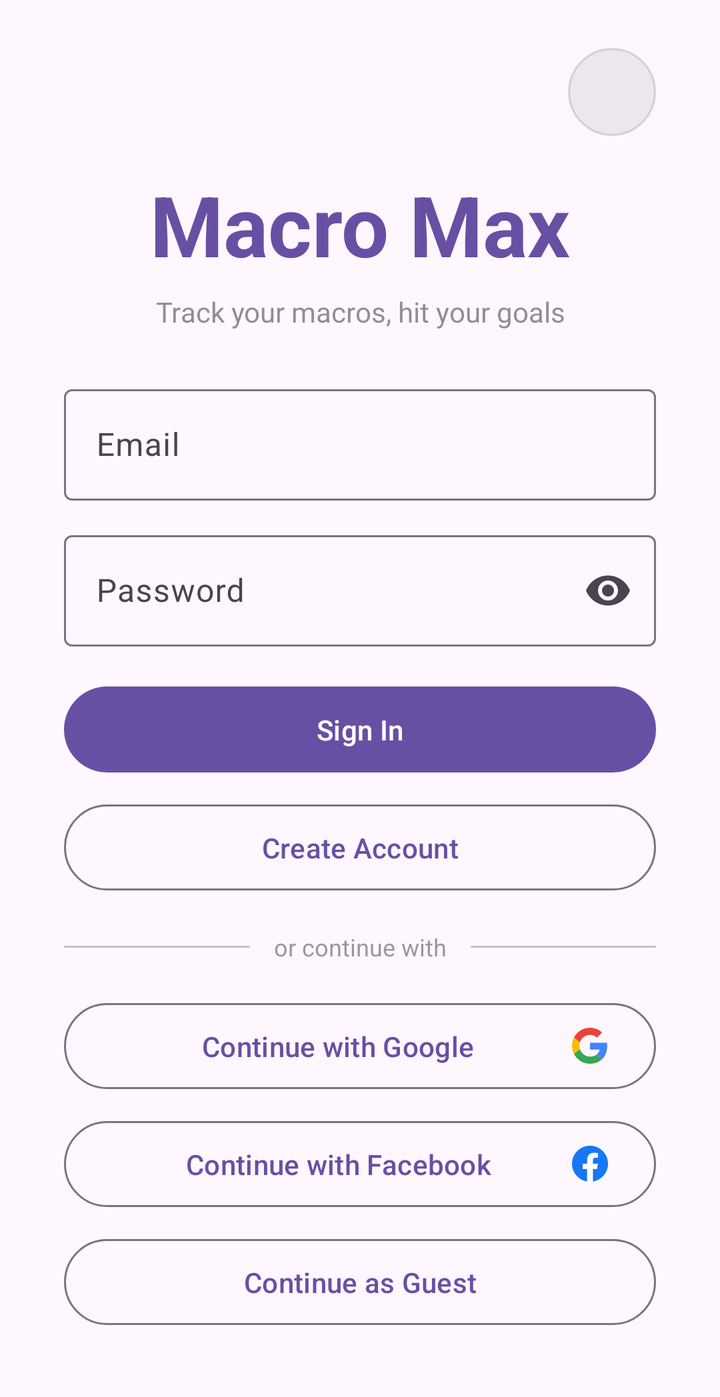
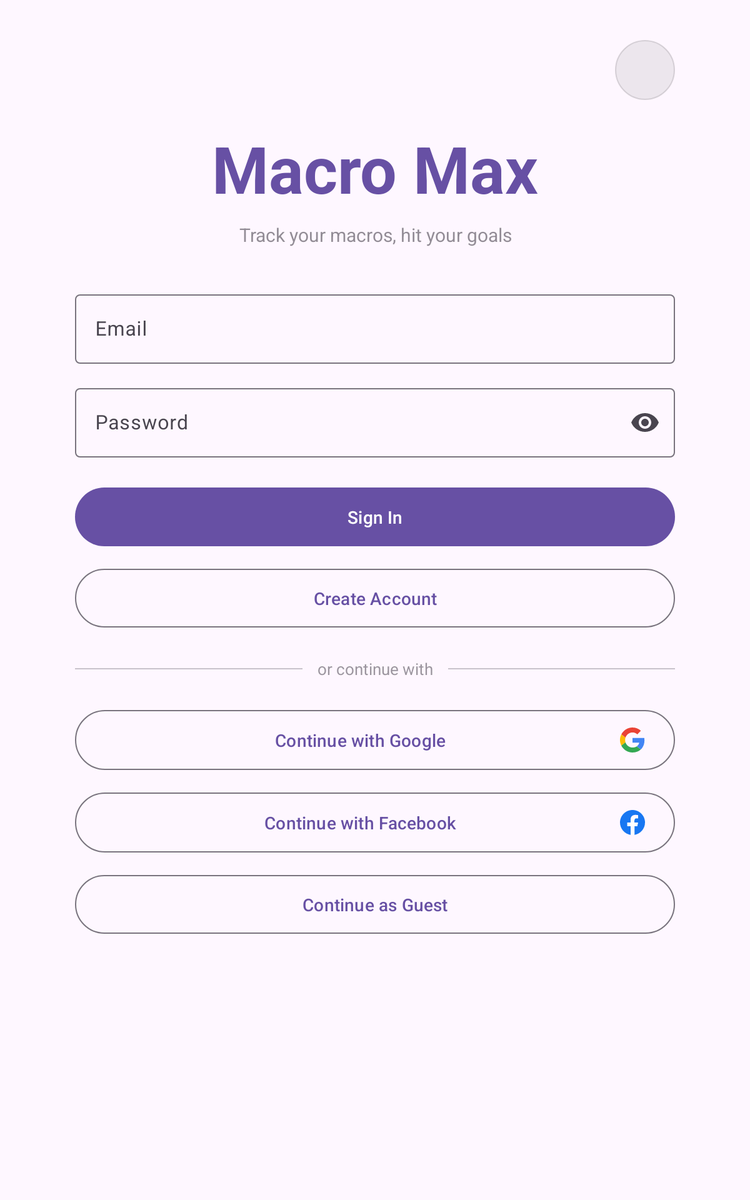

One screen, two layout resources from the same app: the default and the repository's alternative for another configuration. Each is rendered where Android would select it; the XML of both is given below.
<!-- AndroidManifest.xml: application theme Theme.MacroMax -->
<!-- res/layout/activity_login.xml -->
<?xml version="1.0" encoding="utf-8"?>
<ScrollView xmlns:android="http://schemas.android.com/apk/res/android"
    xmlns:app="http://schemas.android.com/apk/res-auto"
    android:layout_width="match_parent"
    android:layout_height="match_parent"
    android:fillViewport="true">

    <androidx.constraintlayout.widget.ConstraintLayout
        android:layout_width="match_parent"
        android:layout_height="wrap_content"
        android:paddingHorizontal="32dp"
        android:paddingTop="24dp"
        android:paddingBottom="32dp">

        <TextView
            android:id="@+id/btnLanguage"
            android:layout_width="44dp"
            android:layout_height="44dp"
            android:gravity="center"
            android:textSize="24sp"
            android:background="@drawable/bg_flag_button"
            android:clickable="true"
            android:focusable="true"
            app:layout_constraintTop_toTopOf="parent"
            app:layout_constraintEnd_toEndOf="parent" />

        <TextView
            android:id="@+id/tvAppName"
            android:layout_width="wrap_content"
            android:layout_height="wrap_content"
            android:text="@string/app_name"
            android:textSize="42sp"
            android:textStyle="bold"
            android:textColor="?attr/colorPrimary"
            android:layout_marginTop="16dp"
            app:layout_constraintTop_toBottomOf="@id/btnLanguage"
            app:layout_constraintStart_toStartOf="parent"
            app:layout_constraintEnd_toEndOf="parent" />

        <TextView
            android:id="@+id/tvTagline"
            android:layout_width="wrap_content"
            android:layout_height="wrap_content"
            android:text="@string/login_tagline"
            android:textSize="14sp"
            android:alpha="0.6"
            android:gravity="center"
            app:layout_constraintTop_toBottomOf="@id/tvAppName"
            app:layout_constraintStart_toStartOf="parent"
            app:layout_constraintEnd_toEndOf="parent"
            android:layout_marginTop="6dp" />

        <com.google.android.material.textfield.TextInputLayout
            android:id="@+id/tilEmail"
            style="@style/Widget.Material3.TextInputLayout.OutlinedBox"
            android:layout_width="0dp"
            android:layout_height="wrap_content"
            android:hint="@string/hint_email"
            app:layout_constraintTop_toBottomOf="@id/tvTagline"
            app:layout_constraintStart_toStartOf="parent"
            app:layout_constraintEnd_toEndOf="parent"
            android:layout_marginTop="24dp">

            <com.google.android.material.textfield.TextInputEditText
                android:id="@+id/etEmail"
                android:layout_width="match_parent"
                android:layout_height="wrap_content"
                android:inputType="textEmailAddress"
                android:imeOptions="actionNext" />
        </com.google.android.material.textfield.TextInputLayout>

        <com.google.android.material.textfield.TextInputLayout
            android:id="@+id/tilPassword"
            style="@style/Widget.Material3.TextInputLayout.OutlinedBox"
            android:layout_width="0dp"
            android:layout_height="wrap_content"
            android:hint="@string/hint_password"
            app:endIconMode="password_toggle"
            app:layout_constraintTop_toBottomOf="@id/tilEmail"
            app:layout_constraintStart_toStartOf="parent"
            app:layout_constraintEnd_toEndOf="parent"
            android:layout_marginTop="12dp">

            <com.google.android.material.textfield.TextInputEditText
                android:id="@+id/etPassword"
                android:layout_width="match_parent"
                android:layout_height="wrap_content"
                android:inputType="textPassword"
                android:imeOptions="actionDone" />
        </com.google.android.material.textfield.TextInputLayout>

        <com.google.android.material.button.MaterialButton
            android:id="@+id/btnSignIn"
            android:layout_width="0dp"
            android:layout_height="wrap_content"
            android:text="@string/btn_sign_in"
            android:paddingVertical="12dp"
            app:layout_constraintTop_toBottomOf="@id/tilPassword"
            app:layout_constraintStart_toStartOf="parent"
            app:layout_constraintEnd_toEndOf="parent"
            android:layout_marginTop="16dp" />

        <com.google.android.material.button.MaterialButton
            android:id="@+id/btnSignUp"
            style="@style/Widget.Material3.Button.OutlinedButton"
            android:layout_width="0dp"
            android:layout_height="wrap_content"
            android:text="@string/btn_create_account"
            android:paddingVertical="12dp"
            app:layout_constraintTop_toBottomOf="@id/btnSignIn"
            app:layout_constraintStart_toStartOf="parent"
            app:layout_constraintEnd_toEndOf="parent"
            android:layout_marginTop="8dp" />

        <View
            android:id="@+id/dividerLeft"
            android:layout_width="0dp"
            android:layout_height="1dp"
            android:background="?attr/colorOutline"
            android:alpha="0.4"
            app:layout_constraintTop_toTopOf="@id/tvOr"
            app:layout_constraintBottom_toBottomOf="@id/tvOr"
            app:layout_constraintStart_toStartOf="parent"
            app:layout_constraintEnd_toStartOf="@id/tvOr"
            android:layout_marginEnd="12dp" />

        <TextView
            android:id="@+id/tvOr"
            android:layout_width="wrap_content"
            android:layout_height="wrap_content"
            android:text="@string/or_continue_with"
            android:textSize="12sp"
            android:alpha="0.55"
            app:layout_constraintTop_toBottomOf="@id/btnSignUp"
            app:layout_constraintStart_toStartOf="parent"
            app:layout_constraintEnd_toEndOf="parent"
            android:layout_marginTop="16dp" />

        <View
            android:id="@+id/dividerRight"
            android:layout_width="0dp"
            android:layout_height="1dp"
            android:background="?attr/colorOutline"
            android:alpha="0.4"
            app:layout_constraintTop_toTopOf="@id/tvOr"
            app:layout_constraintBottom_toBottomOf="@id/tvOr"
            app:layout_constraintStart_toEndOf="@id/tvOr"
            app:layout_constraintEnd_toEndOf="parent"
            android:layout_marginStart="12dp" />

        <com.google.android.material.button.MaterialButton
            android:id="@+id/btnGoogle"
            style="@style/Widget.Material3.Button.OutlinedButton"
            android:layout_width="0dp"
            android:layout_height="wrap_content"
            android:text="@string/btn_google"
            android:paddingVertical="12dp"
            app:icon="@drawable/ic_google"
            app:iconSize="18dp"
            app:iconGravity="end"
            app:iconTint="@null"
            app:layout_constraintTop_toBottomOf="@id/tvOr"
            app:layout_constraintStart_toStartOf="parent"
            app:layout_constraintEnd_toEndOf="parent"
            android:layout_marginTop="16dp" />

        <com.google.android.material.button.MaterialButton
            android:id="@+id/btnFacebook"
            style="@style/Widget.Material3.Button.OutlinedButton"
            android:layout_width="0dp"
            android:layout_height="wrap_content"
            android:text="@string/btn_facebook"
            android:paddingVertical="12dp"
            app:icon="@drawable/ic_facebook"
            app:iconSize="18dp"
            app:iconGravity="end"
            app:iconTint="@null"
            app:layout_constraintTop_toBottomOf="@id/btnGoogle"
            app:layout_constraintStart_toStartOf="parent"
            app:layout_constraintEnd_toEndOf="parent"
            android:layout_marginTop="8dp" />

        <com.google.android.material.button.MaterialButton
            android:id="@+id/btnGuest"
            style="@style/Widget.Material3.Button.OutlinedButton"
            android:layout_width="0dp"
            android:layout_height="wrap_content"
            android:text="@string/btn_guest"
            android:paddingVertical="12dp"
            app:layout_constraintTop_toBottomOf="@id/btnFacebook"
            app:layout_constraintStart_toStartOf="parent"
            app:layout_constraintEnd_toEndOf="parent"
            app:layout_constraintBottom_toBottomOf="parent"
            android:layout_marginTop="8dp" />

    </androidx.constraintlayout.widget.ConstraintLayout>
</ScrollView>
<!-- resources referenced by this layout -->
<resources>
  <!-- drawable bg_flag_button (drawable) -->
  <?xml version="1.0" encoding="utf-8"?>
  <shape xmlns:android="http://schemas.android.com/apk/res/android"
      android:shape="oval">
      <solid android:color="@color/icon_surface" />
      <stroke android:width="1dp" android:color="@color/icon_surface_stroke" />
  </shape>
  <!-- drawable ic_facebook (drawable) -->
  <?xml version="1.0" encoding="utf-8"?>
  <vector xmlns:android="http://schemas.android.com/apk/res/android"
      android:width="18dp"
      android:height="18dp"
      android:viewportWidth="24"
      android:viewportHeight="24">
      <path
          android:fillColor="#1877F2"
          android:pathData="M24 12c0-6.627-5.373-12-12-12S0 5.373 0 12c0 5.99 4.388 10.954 10.125 11.854V15.47H7.078V12h3.047V9.356c0-3.007 1.792-4.669 4.533-4.669 1.312 0 2.686 0.235 2.686 0.235v2.953H15.83c-1.491 0-1.956 0.925-1.956 1.874V12h3.328l-0.532 3.469h-2.796v8.385C19.612 22.954 24 17.99 24 12z"/>
      <path
          android:fillColor="#FFFFFF"
          android:pathData="M16.671 15.469L17.203 12h-3.328v-2.251c0-0.949 0.465-1.874 1.956-1.874h1.514V6.922s-1.374-0.235-2.686-0.235c-2.741 0-4.533 1.662-4.533 4.669V12H7.078v3.469h3.047v8.385a12.09 12.09 0 0 0 3.75 0V15.47h2.796z"/>
  </vector>
  <!-- drawable ic_google (drawable) -->
  <?xml version="1.0" encoding="utf-8"?>
  <vector xmlns:android="http://schemas.android.com/apk/res/android"
      android:width="18dp"
      android:height="18dp"
      android:viewportWidth="48"
      android:viewportHeight="48">
      <path
          android:fillColor="#EA4335"
          android:pathData="M24 9.5c3.54 0 6.71 1.22 9.21 3.6l6.85-6.85C35.9 2.38 30.47 0 24 0 14.62 0 6.51 5.38 2.56 13.22l7.98 6.19C12.43 13.72 17.74 9.5 24 9.5z"/>
      <path
          android:fillColor="#4285F4"
          android:pathData="M46.98 24.55c0-1.57-0.15-3.09-0.38-4.55H24v9.02h12.94c-0.58 2.96-2.26 5.48-4.78 7.18l7.73 6c4.51-4.18 7.09-10.36 7.09-17.65z"/>
      <path
          android:fillColor="#FBBC05"
          android:pathData="M10.53 28.59c-0.48-1.45-0.76-2.99-0.76-4.59s0.27-3.14 0.76-4.59l-7.98-6.19C0.92 16.46 0 20.12 0 24c0 3.88 0.92 7.54 2.56 10.78l7.97-6.19z"/>
      <path
          android:fillColor="#34A853"
          android:pathData="M24 48c6.48 0 11.93-2.13 15.89-5.81l-7.73-6c-2.15 1.45-4.92 2.3-8.16 2.3-6.26 0-11.57-4.22-13.47-9.91l-7.98 6.19C6.51 42.62 14.62 48 24 48z"/>
  </vector>
  <string name="app_name">Macro Max</string>
  <string name="btn_create_account">Create Account</string>
  <string name="btn_facebook">Continue with Facebook</string>
  <string name="btn_google">Continue with Google</string>
  <string name="btn_guest">Continue as Guest</string>
  <string name="btn_sign_in">Sign In</string>
  <string name="hint_email">Email</string>
  <string name="hint_password">Password</string>
  <string name="login_tagline">Track your macros, hit your goals</string>
  <string name="or_continue_with">or continue with</string>
  <style name="Theme.MacroMax" parent="Base.Theme.MacroMax" />
  <color name="icon_surface">#12000000</color>
  <color name="icon_surface_stroke">#22000000</color>
  <style name="Base.Theme.MacroMax" parent="Theme.Material3.DayNight.NoActionBar">
          
          
      </style>
</resources>
<!-- res/layout-sw600dp/activity_login.xml (the repository's variant of the layout above) -->
<!-- drawn on a 7-inch tablet held upright -->
<?xml version="1.0" encoding="utf-8"?>
<ScrollView xmlns:android="http://schemas.android.com/apk/res/android"
    xmlns:app="http://schemas.android.com/apk/res-auto"
    android:layout_width="match_parent"
    android:layout_height="match_parent"
    android:fillViewport="true">

    <LinearLayout
        android:layout_width="match_parent"
        android:layout_height="wrap_content"
        android:orientation="vertical"
        android:gravity="center_horizontal"
        android:paddingTop="32dp"
        android:paddingBottom="48dp">

        
        <androidx.constraintlayout.widget.ConstraintLayout
            android:layout_width="match_parent"
            android:layout_height="wrap_content"
            android:maxWidth="480dp"
            android:layout_marginHorizontal="48dp">

            <TextView
                android:id="@+id/btnLanguage"
                android:layout_width="48dp"
                android:layout_height="48dp"
                android:gravity="center"
                android:textSize="26sp"
                android:background="@drawable/bg_flag_button"
                android:clickable="true"
                android:focusable="true"
                app:layout_constraintTop_toTopOf="parent"
                app:layout_constraintEnd_toEndOf="parent" />

            <TextView
                android:id="@+id/tvAppName"
                android:layout_width="wrap_content"
                android:layout_height="wrap_content"
                android:text="@string/app_name"
                android:textSize="52sp"
                android:textStyle="bold"
                android:textColor="?attr/colorPrimary"
                android:layout_marginTop="20dp"
                app:layout_constraintTop_toBottomOf="@id/btnLanguage"
                app:layout_constraintStart_toStartOf="parent"
                app:layout_constraintEnd_toEndOf="parent" />

            <TextView
                android:id="@+id/tvTagline"
                android:layout_width="wrap_content"
                android:layout_height="wrap_content"
                android:text="@string/login_tagline"
                android:textSize="15sp"
                android:alpha="0.6"
                android:gravity="center"
                app:layout_constraintTop_toBottomOf="@id/tvAppName"
                app:layout_constraintStart_toStartOf="parent"
                app:layout_constraintEnd_toEndOf="parent"
                android:layout_marginTop="8dp" />

            <com.google.android.material.textfield.TextInputLayout
                android:id="@+id/tilEmail"
                style="@style/Widget.Material3.TextInputLayout.OutlinedBox"
                android:layout_width="0dp"
                android:layout_height="wrap_content"
                android:hint="@string/hint_email"
                app:layout_constraintTop_toBottomOf="@id/tvTagline"
                app:layout_constraintStart_toStartOf="parent"
                app:layout_constraintEnd_toEndOf="parent"
                android:layout_marginTop="32dp">

                <com.google.android.material.textfield.TextInputEditText
                    android:id="@+id/etEmail"
                    android:layout_width="match_parent"
                    android:layout_height="wrap_content"
                    android:inputType="textEmailAddress"
                    android:imeOptions="actionNext" />
            </com.google.android.material.textfield.TextInputLayout>

            <com.google.android.material.textfield.TextInputLayout
                android:id="@+id/tilPassword"
                style="@style/Widget.Material3.TextInputLayout.OutlinedBox"
                android:layout_width="0dp"
                android:layout_height="wrap_content"
                android:hint="@string/hint_password"
                app:endIconMode="password_toggle"
                app:layout_constraintTop_toBottomOf="@id/tilEmail"
                app:layout_constraintStart_toStartOf="parent"
                app:layout_constraintEnd_toEndOf="parent"
                android:layout_marginTop="14dp">

                <com.google.android.material.textfield.TextInputEditText
                    android:id="@+id/etPassword"
                    android:layout_width="match_parent"
                    android:layout_height="wrap_content"
                    android:inputType="textPassword"
                    android:imeOptions="actionDone" />
            </com.google.android.material.textfield.TextInputLayout>

            <com.google.android.material.button.MaterialButton
                android:id="@+id/btnSignIn"
                android:layout_width="0dp"
                android:layout_height="wrap_content"
                android:text="@string/btn_sign_in"
                android:paddingVertical="14dp"
                app:layout_constraintTop_toBottomOf="@id/tilPassword"
                app:layout_constraintStart_toStartOf="parent"
                app:layout_constraintEnd_toEndOf="parent"
                android:layout_marginTop="20dp" />

            <com.google.android.material.button.MaterialButton
                android:id="@+id/btnSignUp"
                style="@style/Widget.Material3.Button.OutlinedButton"
                android:layout_width="0dp"
                android:layout_height="wrap_content"
                android:text="@string/btn_create_account"
                android:paddingVertical="14dp"
                app:layout_constraintTop_toBottomOf="@id/btnSignIn"
                app:layout_constraintStart_toStartOf="parent"
                app:layout_constraintEnd_toEndOf="parent"
                android:layout_marginTop="10dp" />

            <View
                android:id="@+id/dividerLeft"
                android:layout_width="0dp"
                android:layout_height="1dp"
                android:background="?attr/colorOutline"
                android:alpha="0.4"
                app:layout_constraintTop_toTopOf="@id/tvOr"
                app:layout_constraintBottom_toBottomOf="@id/tvOr"
                app:layout_constraintStart_toStartOf="parent"
                app:layout_constraintEnd_toStartOf="@id/tvOr"
                android:layout_marginEnd="12dp" />

            <TextView
                android:id="@+id/tvOr"
                android:layout_width="wrap_content"
                android:layout_height="wrap_content"
                android:text="@string/or_continue_with"
                android:textSize="13sp"
                android:alpha="0.55"
                app:layout_constraintTop_toBottomOf="@id/btnSignUp"
                app:layout_constraintStart_toStartOf="parent"
                app:layout_constraintEnd_toEndOf="parent"
                android:layout_marginTop="20dp" />

            <View
                android:id="@+id/dividerRight"
                android:layout_width="0dp"
                android:layout_height="1dp"
                android:background="?attr/colorOutline"
                android:alpha="0.4"
                app:layout_constraintTop_toTopOf="@id/tvOr"
                app:layout_constraintBottom_toBottomOf="@id/tvOr"
                app:layout_constraintStart_toEndOf="@id/tvOr"
                app:layout_constraintEnd_toEndOf="parent"
                android:layout_marginStart="12dp" />

            <com.google.android.material.button.MaterialButton
                android:id="@+id/btnGoogle"
                style="@style/Widget.Material3.Button.OutlinedButton"
                android:layout_width="0dp"
                android:layout_height="wrap_content"
                android:text="@string/btn_google"
                android:paddingVertical="14dp"
                app:icon="@drawable/ic_google"
                app:iconSize="20dp"
                app:iconGravity="end"
                app:iconTint="@null"
                app:layout_constraintTop_toBottomOf="@id/tvOr"
                app:layout_constraintStart_toStartOf="parent"
                app:layout_constraintEnd_toEndOf="parent"
                android:layout_marginTop="20dp" />

            <com.google.android.material.button.MaterialButton
                android:id="@+id/btnFacebook"
                style="@style/Widget.Material3.Button.OutlinedButton"
                android:layout_width="0dp"
                android:layout_height="wrap_content"
                android:text="@string/btn_facebook"
                android:paddingVertical="14dp"
                app:icon="@drawable/ic_facebook"
                app:iconSize="20dp"
                app:iconGravity="end"
                app:iconTint="@null"
                app:layout_constraintTop_toBottomOf="@id/btnGoogle"
                app:layout_constraintStart_toStartOf="parent"
                app:layout_constraintEnd_toEndOf="parent"
                android:layout_marginTop="10dp" />

            <com.google.android.material.button.MaterialButton
                android:id="@+id/btnGuest"
                style="@style/Widget.Material3.Button.OutlinedButton"
                android:layout_width="0dp"
                android:layout_height="wrap_content"
                android:text="@string/btn_guest"
                android:paddingVertical="14dp"
                app:layout_constraintTop_toBottomOf="@id/btnFacebook"
                app:layout_constraintStart_toStartOf="parent"
                app:layout_constraintEnd_toEndOf="parent"
                app:layout_constraintBottom_toBottomOf="parent"
                android:layout_marginTop="10dp" />

        </androidx.constraintlayout.widget.ConstraintLayout>

    </LinearLayout>
</ScrollView>
